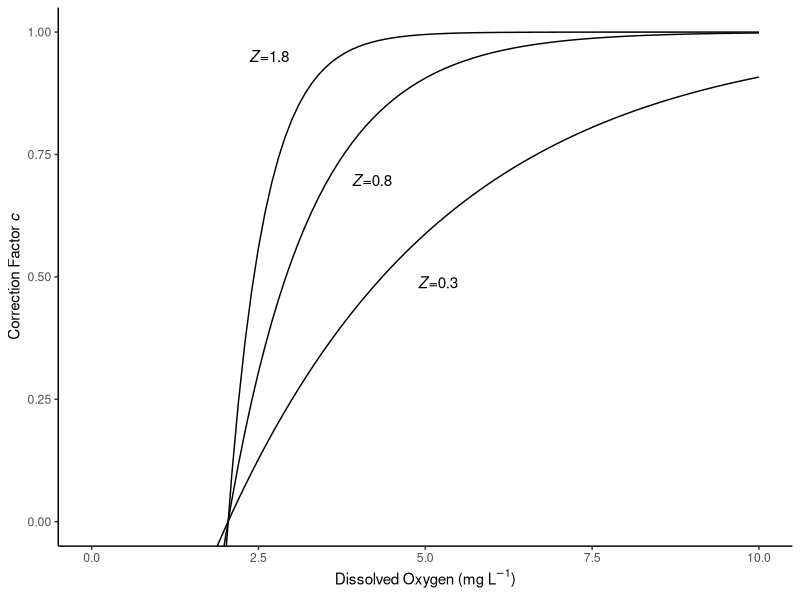
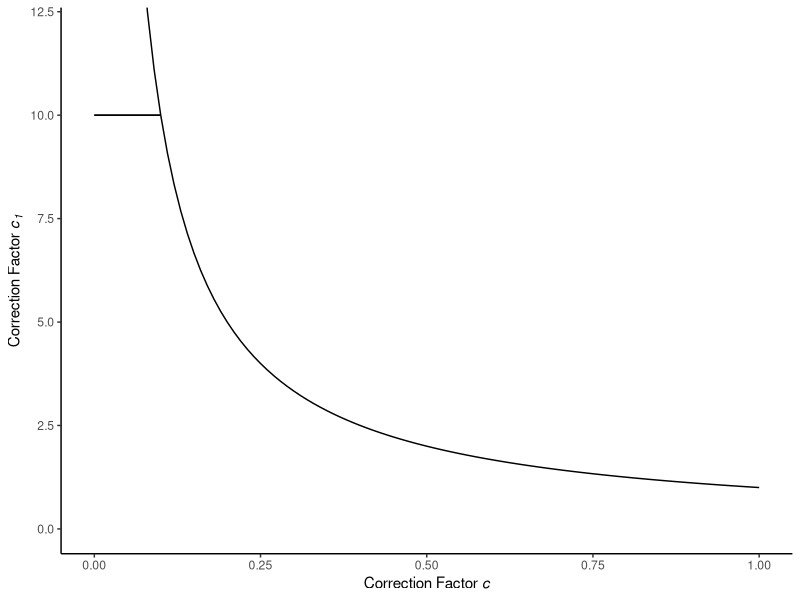
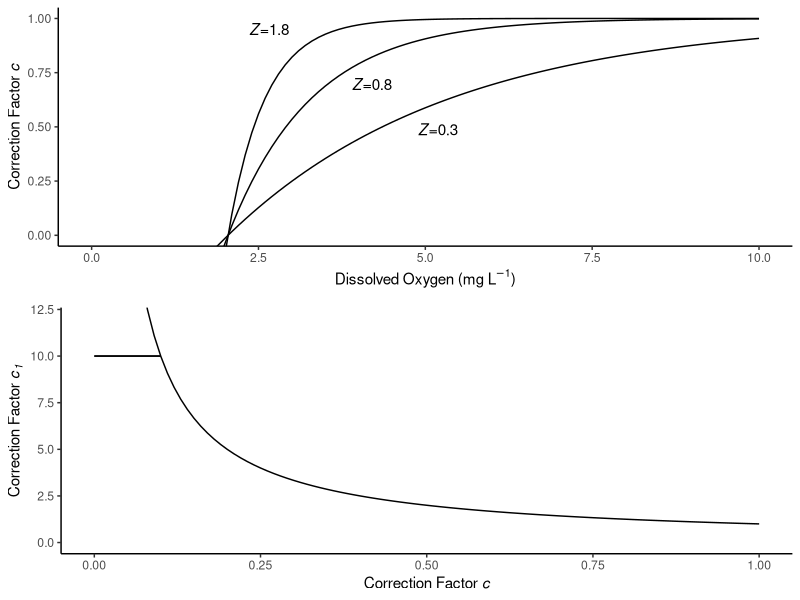

These charts were generated, in order, by the following R code:
#plotting the correction factors for Ch 4

library(ggplot2)
library(grid)
library(gridExtra)

my_equation1<-function(x){1-exp(-0.3*(x-2.044))}
my_equation2<-function(x){1-exp(-0.8*(x-2.044))}
my_equation3<-function(x){1-exp(-1.8*(x-2.044))}

cplot<-ggplot(data.frame(x=c(0,10)),aes(x=x))+
  stat_function(fun=my_equation1)+
  stat_function(fun=my_equation2)+
  stat_function(fun=my_equation3)+
  coord_cartesian(ylim=c(0,1))+
  annotation_custom(grobTree(textGrob(expression(paste(italic("Z"),"=0.3")),x=0.49,y=0.49,hjust=0,gp=gpar(col="black",fontsize=11))))+
  annotation_custom(grobTree(textGrob(expression(paste(italic("Z"),"=0.8")),x=0.4,y=0.68,hjust=0,gp=gpar(col="black",fontsize=11))))+
  annotation_custom(grobTree(textGrob(expression(paste(italic("Z"),"=1.8")),x=0.26,y=0.91,hjust=0,gp=gpar(col="black",fontsize=11))))+
  labs(x=expression(paste("Dissolved Oxygen (mg L"^-1,")")),y=expression(paste("Correction Factor ",italic("c"))))+
  theme_classic()
print(cplot)

my_equation4<-function(x){1/(x+0.0001)}

c1plot<-ggplot(data.frame(x=c(0,1)),aes(x=x))+
  stat_function(fun=my_equation4)+
  coord_cartesian(ylim=c(0,12))+
  labs(x=expression(paste("Correction Factor ",italic("c"))),y=expression(paste("Correction Factor ",italic("c"["1"]))))+
  theme(axis.title.y=element_text(angle=90))+
  geom_segment(aes(x=0,y=10,xend=0.1,yend=10))+
  theme_classic()
print(c1plot)

grid.arrange(cplot,c1plot,ncol=1)

#calculating values of yVA, mu_emb, and mu_lar with K=1.315
my_equation5<-function(x){1-exp(-1.315*(x-2.044))}
#yVA
c7.7<-my_equation5(7.7)*.3646
c4.2<-my_equation5(4.2)*.3646
c3.1<-my_equation5(3.1)*.3646
c2.7<-my_equation5(2.7)*.3646

#mu_emb
c1.7.7<-my_equation4(c7.7)*.06393
c1.4.2<-my_equation4(c4.2)*.06393
c1.3.1<-my_equation4(c3.1)*.06393
c1.2.7<-my_equation4(c2.7)*.06393

#mu_lar
c2.7.7<-my_equation4(c7.7)*.0294
c2.4.2<-my_equation4(c4.2)*.0294
c2.3.1<-my_equation4(c3.1)*.0294
c2.2.7<-my_equation4(c2.7)*.0294

#Lower limit of 95% CI
my_equation5<-function(x){1-exp(-1.196*(x-2.044))}
c7.7<-my_equation5(7.7)*.3646
c4.2<-my_equation5(4.2)*.3646
c3.1<-my_equation5(3.1)*.3646
c2.7<-my_equation5(2.7)*.3646

c1.7.7<-my_equation4(c7.7)*.06393
c1.4.2<-my_equation4(c4.2)*.06393
c1.3.1<-my_equation4(c3.1)*.06393
c1.2.7<-my_equation4(c2.7)*.06393

c2.7.7<-my_equation4(c7.7)*.0294
c2.4.2<-my_equation4(c4.2)*.0294
c2.3.1<-my_equation4(c3.1)*.0294
c2.2.7<-my_equation4(c2.7)*.0294

#Upper limit of 95% CI
my_equation5<-function(x){1-exp(-1.756*(x-2.044))}
c7.7<-my_equation5(7.7)*.3646
c4.2<-my_equation5(4.2)*.3646
c3.1<-my_equation5(3.1)*.3646
c2.7<-my_equation5(2.7)*.3646

c1.7.7<-my_equation4(c7.7)*.06393
c1.4.2<-my_equation4(c4.2)*.06393
c1.3.1<-my_equation4(c3.1)*.06393
c1.2.7<-my_equation4(c2.7)*.06393

c2.7.7<-my_equation4(c7.7)*.0294
c2.4.2<-my_equation4(c4.2)*.0294
c2.3.1<-my_equation4(c3.1)*.0294
c2.2.7<-my_equation4(c2.7)*.0294
